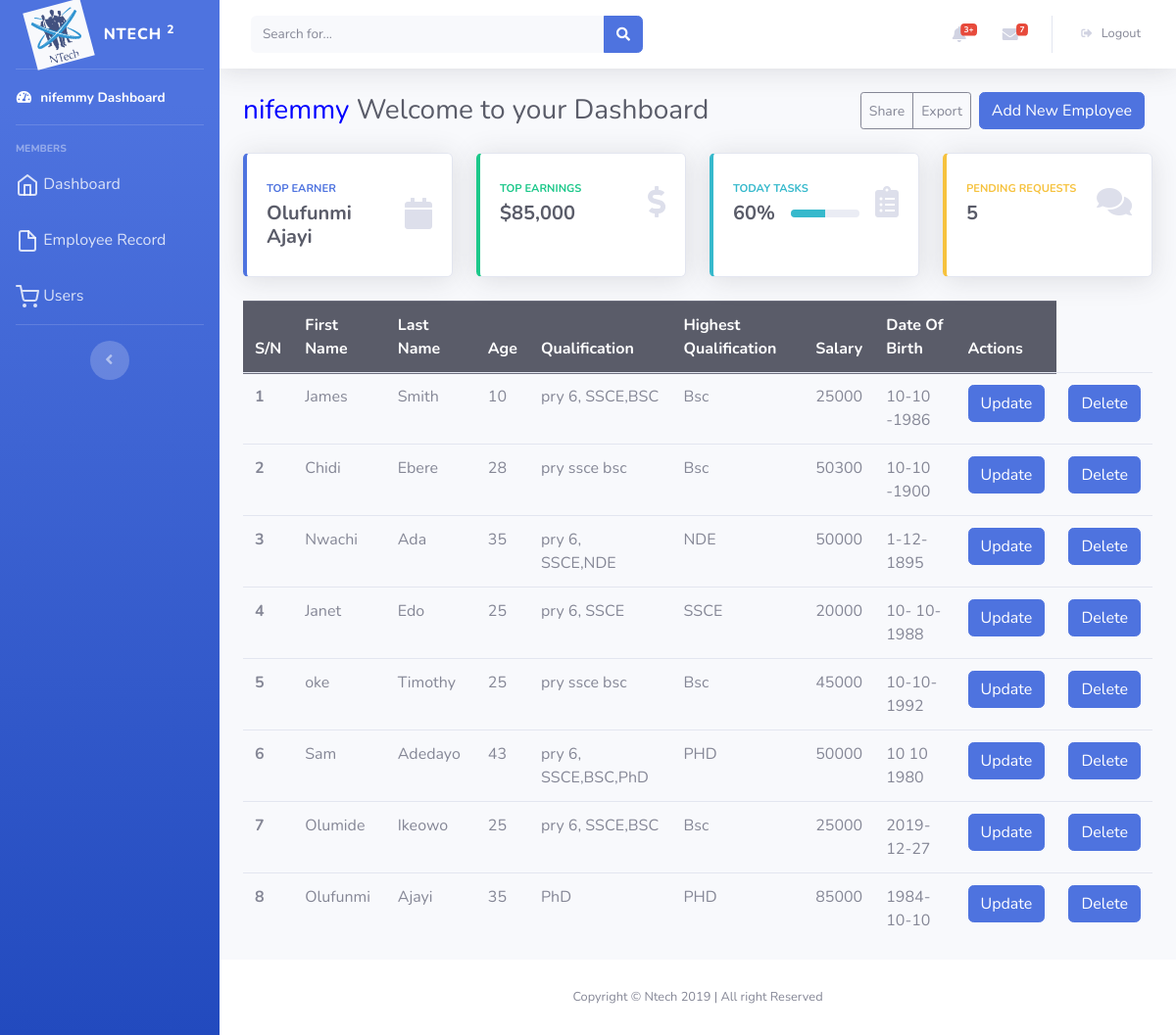
The page /member.php (signed in) on the database its author committed.
### tables this page shows
CREATE TABLE `employee` (
  `id` int(11) NOT NULL,
  `fname` varchar(255) NOT NULL,
  `lname` varchar(255) NOT NULL,
  `age` varchar(45) NOT NULL,
  `qualification` varchar(45) NOT NULL,
  `qualify_id` int(11) NOT NULL,
  `salary` varchar(255) NOT NULL,
  `dob` varchar(255) NOT NULL,
  `date_joined` datetime NOT NULL DEFAULT current_timestamp()
);

CREATE TABLE `qualification` (
  `id` int(11) NOT NULL,
  `name` varchar(255) NOT NULL,
  `info` varchar(255) NOT NULL
);

### member.php (the view, shortened to what this page needs)
<?php
require_once("connect.php");
include_once("header.php");
include_once("topnav.php");
$sql="SELECT * FROM employee";
$stmt=$conn->query($sql);
?>
        <div class="container-fluid">
          <div class="d-sm-flex align-items-center justify-content-between mb-4">
            <h1 class="h3 mb-0 text-gray-800"><font color="blue"><?= $_SESSION["usr_name"] ?></font> Welcome to your Dashboard</h1>
            <div class="btn-toolbar mb-2 mb-md-0">
          <div class="btn-group mr-2">
            <button type="button" class="btn btn-sm btn-outline-secondary">Share</button>
            <button type="button" class="btn btn-sm btn-outline-secondary">Export</button>
          </div>
          <div class="btn-group mr-2">
          <a href="insert.php"><button class="btn btn-primary">Add New Employee</button></a>
          </div>
        </div>
          </div>
          <div class="row">
            <div class="col-xl-3 col-md-6 mb-4">
              <div class="card border-left-primary shadow h-100 py-2">
                <div class="card-body">
                  <div class="row no-gutters align-items-center">
                    <div class="col mr-2">
                      <div class="text-xs font-weight-bold text-primary text-uppercase mb-1">Top Earner</div>
                      <div class="h5 mb-0 font-weight-bold text-gray-800">Olufunmi Ajayi</div>
                    </div>
                    <div class="col-auto">
                      <i class="fas fa-calendar fa-2x text-gray-300"></i>
                    </div>
                  </div>
                </div>
              </div>
            </div>
            <div class="col-xl-3 col-md-6 mb-4">
              <div class="card border-left-success shadow h-100 py-2">
                <div class="card-body">
                  <div class="row no-gutters align-items-center">
                    <div class="col mr-2">
                      <div class="text-xs font-weight-bold text-success text-uppercase mb-1">Top Earnings </div>
                      <div class="h5 mb-0 font-weight-bold text-gray-800">$85,000</div>
                    </div>
                    <div class="col-auto">
                      <i class="fas fa-dollar-sign fa-2x text-gray-300"></i>
                    </div>
                  </div>
                </div>
              </div>
            </div>
            <div class="col-xl-3 col-md-6 mb-4">
              <div class="card border-left-info shadow h-100 py-2">
                <div class="card-body">
                  <div class="row no-gutters align-items-center">
                    <div class="col mr-2">
                      <div class="text-xs font-weight-bold text-info text-uppercase mb-1">Today Tasks</div>
                      <div class="row no-gutters align-items-center">
                        <div class="col-auto">
                          <div class="h5 mb-0 mr-3 font-weight-bold text-gray-800">60%</div>
                        </div>
                        <div class="col">
                          <div class="progress progress-sm mr-2">
                            <div class="progress-bar bg-info" role="progressbar" style="width: 50%" aria-valuenow="50" aria-valuemin="0" aria-valuemax="100"></div>
                          </div>
                        </div>
                      </div>
                    </div>
                    <div class="col-auto">
                      <i class="fas fa-clipboard-list fa-2x text-gray-300"></i>
                    </div>
                  </div>
                </div>
              </div>
            </div>
            <div class="col-xl-3 col-md-6 mb-4">
              <div class="card border-left-warning shadow h-100 py-2">
                <div class="card-body">
                  <div class="row no-gutters align-items-center">
                    <div class="col mr-2">
                      <div class="text-xs font-weight-bold text-warning text-uppercase mb-1">Pending Requests</div>
                      <div class="h5 mb-0 font-weight-bold text-gray-800">5</div>
                    </div>
                    <div class="col-auto">
                      <i class="fas fa-comments fa-2x text-gray-300"></i>
                    </div>
                  </div>
                </div>
              </div>
            </div>
          </div>
          <table class="table">
  <thead class="thead-dark">
    <tr>
      <th scope="col">S/N</th>
      <th scope="col">First Name</th>
      <th scope="col">Last Name</th>
      <th scope="col">Age</th>
      <th scope="col">Qualification</th>
      <th scope="col">Highest Qualification</th>
      <th scope="col">Salary</th>
      <th scope="col">Date Of Birth</th>
      <th scope="col">Actions</th>
    </tr>
  </thead>
  <tbody>
    <tr>
    <?php
if ($stmt->num_rows >0 ){
while($row=$stmt->fetch_assoc()){
   $qua_idd = $row['qualify_id'];
   $c++;
?>
<tr>
  <th scope="row"><?= $c ;?></th>
<td><?=  $row['fname'] ?></td>
<td><?=  $row['lname'] ?></td>
<td><?=  $row['age'] ?></td>
<td><?=  $row['qualification'] ?></td>
<td><?php
   $query="SELECT * FROM qualification WHERE id=$qua_idd ";
   $stmt2=$conn->query($query);
       WHILE($result=$stmt2->fetch_assoc()){
        $suname=$result["name"];
        echo "$suname";
       }
?>
</td>
<td><?=  $row['salary'] ?></td>
<td><?=  $row['dob'] ?></td>
<td><a href="update.php?id=<?= $row['id']?>"><button class="btn btn-primary btn-user btn-block">Update</button></a></td>
<td><a href="del.php?id=<?= $row['id']?>"><button class="btn btn-primary btn-user btn-block">Delete</button></a></td>
</tr>
<?php
}   }
?>
  </tbody>
</table>
      </div>
<?php
include_once("footer.php");
?>

### header.php (shortened to what this page needs)
<!DOCTYPE html>
<html lang="en">
<head>
  <link href="vendor/fontawesome-free/css/all.min.css" rel="stylesheet" type="text/css">
  <link href="css/sb-admin-2.min.css" rel="stylesheet">
</head>
<body id="page-top">
  <div id="wrapper">
    <ul class="navbar-nav bg-gradient-primary sidebar sidebar-dark accordion" id="accordionSidebar">
      <a class="sidebar-brand d-flex align-items-center justify-content-center" href="index.html">
        <div class="sidebar-brand-icon rotate-n-15 bg-light">
        <img class="img-profile rounded-circle" width="60px" height="60px" src="img/logo.png">
        </div>
        <div class="sidebar-brand-text mx-3">Ntech <sup>2</sup></div>
      </a>
      <hr class="sidebar-divider my-0">
      <li class="nav-item active">
        <a class="nav-link" href="index.php">
          <i class="fas fa-fw fa-tachometer-alt"></i>
          <span><?= $_SESSION["usr_name"] ?> Dashboard</span></a>
      </li>
      <hr class="sidebar-divider">
      <div class="sidebar-heading">
        Members
      </div>
      <li class="nav-item">
            <a class="nav-link active" href="index.php">
              Dashboard <span class="sr-only">(current)</span>
            </a>
          </li>
          <li class="nav-item">
            <a class="nav-link" href="member.php">
              Employee Record
            </a>
          </li>
          <li class="nav-item">
            <a class="nav-link" href="#">
              Users
            </a>
          </li>
      <hr class="sidebar-divider d-none d-md-block">
      <div class="text-center d-none d-md-inline">
        <button class="rounded-circle border-0" id="sidebarToggle"></button>
      </div>
    </ul>

### topnav.php (shortened to what this page needs)
<div id="content-wrapper" class="d-flex flex-column">
  <div id="content">
    <nav class="navbar navbar-expand navbar-light bg-white topbar mb-4 static-top shadow">
      <form class="d-none d-sm-inline-block form-inline mr-auto ml-md-3 my-2 my-md-0 mw-100 navbar-search">
        <div class="input-group">
          <input type="text" class="form-control bg-light border-0 small" placeholder="Search for..." aria-label="Search" aria-describedby="basic-addon2">
          <div class="input-group-append">
            <button class="btn btn-primary" type="button">
              <i class="fas fa-search fa-sm"></i>
            </button>
          </div>
        </div>
      </form>
      <ul class="navbar-nav ml-auto">
        <li class="nav-item dropdown no-arrow mx-1">
          <a class="nav-link dropdown-toggle" href="#" id="alertsDropdown" role="button" data-toggle="dropdown" aria-haspopup="true" aria-expanded="false">
            <i class="fas fa-bell fa-fw"></i>
            <span class="badge badge-danger badge-counter">3+</span>
          </a>
        </li>
        <li class="nav-item dropdown no-arrow mx-1">
          <a class="nav-link dropdown-toggle" href="#" id="messagesDropdown" role="button" data-toggle="dropdown" aria-haspopup="true" aria-expanded="false">
            <i class="fas fa-envelope fa-fw"></i>
            <span class="badge badge-danger badge-counter">7</span>
          </a>
        </li>
        <li class="nav-item dropdown no-arrow">
          <a class="nav-link " href="logout.php"  role="button"  aria-haspopup="true" aria-expanded="false">
            <span class="mr-2 d-none d-lg-inline text-gray-600 small">
               <i class="fas fa-sign-out-alt fa-sm fa-fw mr-2 text-gray-400"></i>Logout</span>
            </a>
        </li>
      </ul>
    </nav>

### footer.php (shortened to what this page needs)
      <footer class="sticky-footer bg-white">
        <div class="container my-auto">
          <div class="copyright text-center my-auto">
            <span>Copyright &copy; Ntech 2019</span>  |
            <span>All right Reserved</span>
          </div>
        </div>
      </footer>
    </div>
  </div>
</body>
</html>

### rows shown on the page
employee: fname "James", lname "Smith", age "10", qualification "pry 6, SSCE,BSC", salary "25000", dob "10-10 -1986"
qualification: name "Bsc"
employee: fname "Chidi", lname "Ebere", age "28", qualification "pry ssce bsc", salary "50300", dob "10-10 -1900"
employee: fname "Nwachi", lname "Ada", age "35", qualification "pry 6, SSCE,NDE", salary "50000", dob "1-12-1895"
qualification: name "NDE"
employee: fname "Janet", lname "Edo", age "25", qualification "pry 6, SSCE", salary "20000", dob "10- 10- 1988"
qualification: name "SSCE"
employee: fname "oke", lname "Timothy", age "25", qualification "pry ssce bsc", salary "45000", dob "10-10-1992"
employee: fname "Sam", lname "Adedayo", age "43", qualification "pry 6, SSCE,BSC,PhD", salary "50000", dob "10 10 1980"
qualification: name "PHD"
employee: fname "Olumide", lname "Ikeowo", age "25", qualification "pry 6, SSCE,BSC", salary "25000", dob "2019-12-27"
employee: fname "Olufunmi", lname "Ajayi", age "35", qualification "PhD", salary "85000", dob "1984-10-10"

### other values the page prints
$_SESSION["usr_name"] "nifemmy"
